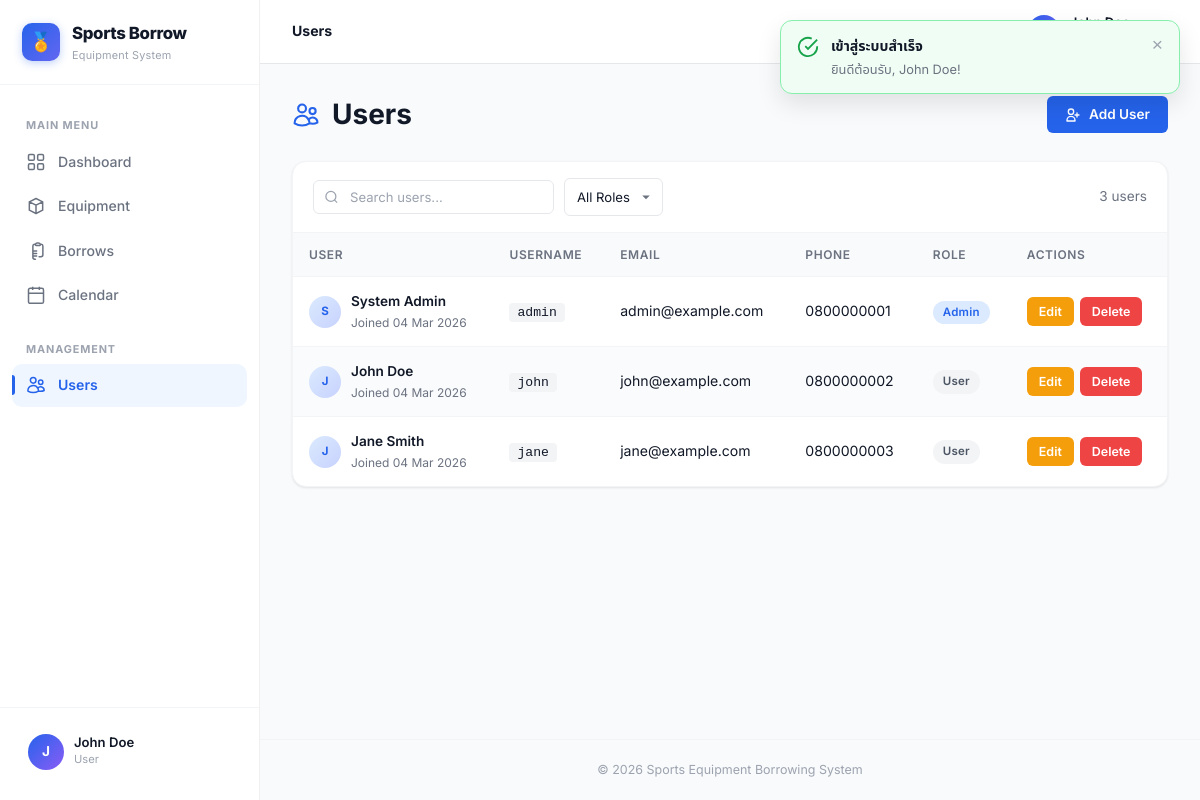
The app's page /index.php?page=users (signed in) with its own data.
### tables this page shows
CREATE TABLE IF NOT EXISTS users (
    id          INT UNSIGNED AUTO_INCREMENT PRIMARY KEY,
    username    VARCHAR(50)  NOT NULL UNIQUE,
    password    VARCHAR(255) NOT NULL,               
    full_name   VARCHAR(100) NOT NULL,
    email       VARCHAR(100) NOT NULL UNIQUE,
    phone       VARCHAR(20)  DEFAULT NULL,
    role        ENUM('admin','user') NOT NULL DEFAULT 'user',
    created_at  TIMESTAMP DEFAULT CURRENT_TIMESTAMP,
    updated_at  TIMESTAMP DEFAULT CURRENT_TIMESTAMP ON UPDATE CURRENT_TIMESTAMP
);

### controllers/UserController.php (called while the page is built, shortened)
<?php
require_once __DIR__ . '/../models/User.php';
class UserController
{
    private User $model;
    public function __construct()
    {
        $this->model = new User();
    }
    public function index(): void
    {
        $users = $this->model->getAll();
        require __DIR__ . '/../views/users/index.php';
    }
}

### config/database.php (called while the page is built, shortened)
<?php
class Database
{
    private static ?PDO $instance = null;
    public static function connect(): PDO
    {
        if (self::$instance === null) {
            $dsn = sprintf(
                'mysql:host=%s;port=%d;dbname=%s;charset=utf8mb4',
                self::HOST,
                self::PORT,
                self::DBNAME
            );
            self::$instance = new PDO($dsn, self::USER, self::PASS, [
                PDO::ATTR_ERRMODE            => PDO::ERRMODE_EXCEPTION,
                PDO::ATTR_DEFAULT_FETCH_MODE => PDO::FETCH_ASSOC,
                PDO::ATTR_EMULATE_PREPARES   => false,
            ]);
        }
        return self::$instance;
    }
}

### models/User.php (called while the page is built, shortened)
<?php
require_once __DIR__ . '/../config/database.php';
class User
{
    private PDO $db;
    public function __construct()
    {
        $this->db = Database::connect();
    }
    public function getAll(): array
    {
        $stmt = $this->db->query('SELECT id, username, full_name, email, phone, role, created_at FROM users ORDER BY id');
        return $stmt->fetchAll();
    }
}

### views/users/index.php (the view, shortened to what this page needs)
<?php require __DIR__ . '/../../views/layout/header.php'; ?>
<div class="page-header">
    <h1>
        Users
    </h1>
    <div class="actions">
        <button type="button" class="btn btn-primary" onclick="openUserModal('create')">
            <svg fill="none" stroke="currentColor" viewBox="0 0 24 24" stroke-width="2"><path stroke-linecap="round" stroke-linejoin="round" d="M18 9v3m0 0v3m0-3h3m-3 0h-3m-2-5a4 4 0 11-8 0 4 4 0 018 0zM3 20a6 6 0 0112 0v1H3v-1z"/></svg>
            Add User
        </button>
    </div>
</div>
<div class="data-table-wrapper">
    <div class="table-toolbar">
        <div class="toolbar-left">
            <div class="table-search">
                <input type="text" placeholder="Search users...">
            </div>
            <div class="table-filter">
                <select data-col="4">
                    <option value="">All Roles</option>
                </select>
            </div>
        </div>
        <div class="toolbar-right">
            <span class="text-sm text-muted"><?= count($users) ?> users</span>
        </div>
    </div>
    <table class="data-table striped">
        <thead>
            <tr>
                <th>User</th>
                <th>Username</th>
                <th>Email</th>
                <th>Phone</th>
                <th>Role</th>
                <th>Actions</th>
            </tr>
        </thead>
        <tbody>
        <?php foreach ($users as $u): ?>
            <tr>
                <td>
                    <div class="cell-user">
                        <div class="cell-avatar"><?= strtoupper(substr($u['full_name'], 0, 1)) ?></div>
                        <div>
                            <div class="cell-name"><?= htmlspecialchars($u['full_name']) ?></div>
                            <div class="cell-sub">Joined <?= date('d M Y', strtotime($u['created_at'])) ?></div>
                        </div>
                    </div>
                </td>
                <td><code style="font-size:0.82rem;background:#f3f4f6;padding:2px 8px;border-radius:4px;"><?= htmlspecialchars($u['username']) ?></code></td>
                <td><?= htmlspecialchars($u['email']) ?></td>
                <td><?= htmlspecialchars($u['phone'] ?? '—') ?></td>
                <td>
                    <span class="badge badge-<?= $u['role'] ?>"><?= ucfirst($u['role']) ?></span>
                </td>
                <td>
                    <div class="cell-actions">
                        <button type="button" class="btn btn-warning btn-sm" data-edit-user='<?= htmlspecialchars(json_encode($u), ENT_QUOTES, "UTF-8") ?>'>Edit</button>
                        <a href="index.php?page=users&action=delete&id=<?= $u['id'] ?>" class="btn btn-danger btn-sm"
                           data-confirm="Delete this user?" data-confirm-type="danger">Delete</a>
                    </div>
                </td>
            </tr>
        <?php endforeach; ?>
        </tbody>
    </table>
</div>
<?php require __DIR__ . '/../../views/layout/footer.php'; ?>

### views/assets/css/design-system.css (style rules this page uses)
:root { --color-primary: #2563eb; --color-primary-light: #dbeafe; --color-primary-dark: #1d4ed8; --color-success: #16a34a; --color-success-light: #dcfce7; --color-warning: #f59e0b; --color-warning-light: #fef3c7; --color-danger: #ef4444; --color-danger-light: #fee2e2; --color-info: #0ea5e9; --color-info-light: #e0f2fe; --color-bg: #f9fafb; --color-surface: #ffffff; --color-surface-hover: #f8fafc; --color-border: #e5e7eb; --color-border-light: #f3f4f6; --color-text-primary: #111827; --color-text-secondary: #6b7280; --color-text-muted: #9ca3af; --color-text-inverse: #ffffff; --sidebar-width: 260px; --sidebar-bg: #ffffff; --sidebar-border: #f0f0f0; --sidebar-active-bg: #eff6ff; --sidebar-active-text: #2563eb; --sidebar-hover-bg: #f9fafb; --navbar-height: 64px; --navbar-bg: #ffffff; --navbar-border: #e5e7eb; --space-xs: 4px; --space-sm: 8px; --space-md: 16px; --space-lg: 24px; --space-xl: 32px; --space-2xl: 48px; --content-padding: 32px; --card-padding: 24px; --radius-sm: 6px; --radius-md: 10px; --radius-lg: 14px; --radius-xl: 20px; --radius-full: 9999px; --shadow-xs: 0 1px 2px rgba(0,0,0,0.04); --shadow-sm: 0 1px 3px rgba(0,0,0,0.06), 0 1px 2px rgba(0,0,0,0.04); --shadow-md: 0 4px 6px -1px rgba(0,0,0,0.07), 0 2px 4px -1px rgba(0,0,0,0.04); --shadow-lg: 0 10px 15px -3px rgba(0,0,0,0.08), 0 4px 6px -2px rgba(0,0,0,0.04); --shadow-xl: 0 20px 25px -5px rgba(0,0,0,0.08), 0 10px 10px -5px rgba(0,0,0,0.03); --transition-fast: 150ms cubic-bezier(0.4, 0, 0.2, 1); --transition-base: 200ms cubic-bezier(0.4, 0, 0.2, 1); --transition-slow: 300ms cubic-bezier(0.4, 0, 0.2, 1); --font-sans: 'Inter', 'Noto Sans Thai', -apple-system, BlinkMacSystemFont, 'Segoe UI', sans-serif; --font-mono: 'JetBrains Mono', 'Fira Code', monospace; }
*, *::before, *::after { box-sizing: border-box; margin: 0; padding: 0; }
html { font-size: 16px; -webkit-font-smoothing: antialiased; -moz-osx-font-smoothing: grayscale; }
body { font-family: var(--font-sans); color: var(--color-text-primary); background: var(--color-bg); line-height: 1.6; }
a { color: var(--color-primary); text-decoration: none; transition: color var(--transition-fast); }
h1, h2, h3, h4, h5, h6 { font-weight: 700; line-height: 1.3; color: var(--color-text-primary); }
h1 { font-size: 1.75rem; }
.btn { display: inline-flex; align-items: center; justify-content: center; gap: 8px; padding: 9px 18px; border: none; border-radius: var(--radius-sm); font-size: 0.85rem; font-weight: 600; font-family: var(--font-sans); cursor: pointer; text-decoration: none; color: var(--color-text-inverse); transition: all var(--transition-base); line-height: 1.4; white-space: nowrap; }
.btn svg { width: 16px; height: 16px; flex-shrink: 0; }
.btn-primary { background: var(--color-primary); }
.btn-warning { background: var(--color-warning); }
.btn-danger { background: var(--color-danger); }
.btn-sm { padding: 6px 12px; font-size: 0.78rem; }
.badge { display: inline-flex; align-items: center; gap: 4px; padding: 3px 10px; border-radius: var(--radius-full); font-size: 0.72rem; font-weight: 600; letter-spacing: 0.02em; line-height: 1.5; white-space: nowrap; }
.badge-admin { background: var(--color-primary-light); color: var(--color-primary); }
.badge-user { background: #f3f4f6; color: #4b5563; }
.page-header { display: flex; align-items: center; justify-content: space-between; margin-bottom: 28px; flex-wrap: wrap; gap: 16px; }
.page-header h1 { display: flex; align-items: center; gap: 12px; }
.page-header h1 svg { width: 28px; height: 28px; color: var(--color-primary); }
.page-header .actions { display: flex; gap: 10px; flex-wrap: wrap; }
.text-muted { color: var(--color-text-secondary); }
.text-sm { font-size: 0.85rem; }

### views/assets/css/layout.css (style rules this page uses)
.app-layout { display: flex; min-height: 100vh; background: var(--color-bg); }

### records on screen
users: full_name "S", full_name "System Admin", created_at "04 Mar 2026", username "admin", email "admin@example.com", phone "0800000001", role "Admin"
users: full_name "J", full_name "John Doe", created_at "04 Mar 2026", username "john", email "john@example.com", phone "0800000002", role "User"
users: full_name "J", full_name "Jane Smith", created_at "04 Mar 2026", username "jane", email "jane@example.com", phone "0800000003", role "User"

### other values on screen
substr($_SESSION['full_name'] ?? 'U', 0, 1) "J"
$_SESSION['full_name'] "John Doe"
$_SESSION['role'] "User"
$pageTitle "Users"
count($users) "3"
